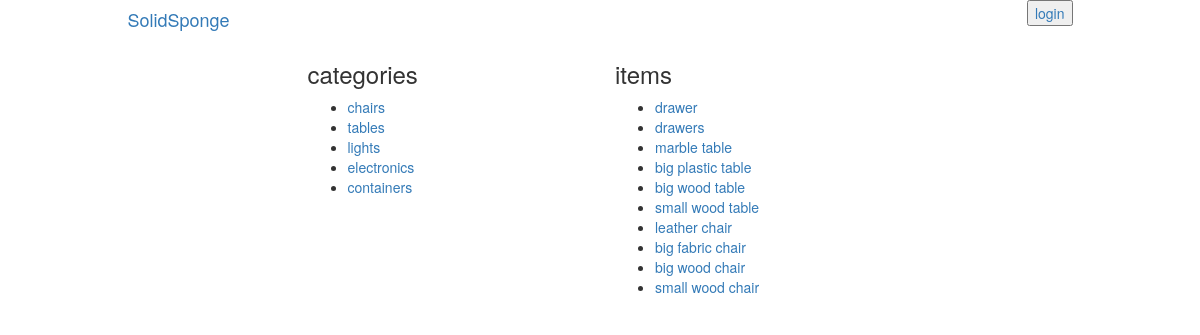
/catalog, run on the app's committed database.
### database_setup.py (models this page shows, shortened)
class Category(Base):
    __tablename__ = 'category'
    id = Column(Integer, primary_key=True)
    name = Column(String, index=True)
    user_id = Column(Integer, ForeignKey('user.id'))
    user = relationship(User)

class Item(Base):
    __tablename__ = 'item'
    id = Column(Integer, primary_key=True)
    name = Column(String, index=True)
    description = Column(String)
    category_id = Column(Integer, ForeignKey('category.id'))
    category = relationship(Category)
    user_id = Column(Integer, ForeignKey('user.id'))
    user = relationship(User)

### application.py (the view)
@app.route('/')
@app.route('/catalog')
def mainPage():
    categories = session.query(Category).all()
    items = session.query(Item).order_by(Item.id).all()
    items.reverse()
    if 'username' not in login_session:
        return render_template(
            'mainpage_r.html',
            client_id=CLIENT_ID,
            categories=categories,
            items=items)
    return render_template(
        'mainpage.html',
        client_id=CLIENT_ID,
        categories=categories,
        items=items)

### templates/mainpage_r.html
{% extends "base.html" %}
{% block content %}
{% include "header_r.html" %}
<div class="row">
	<div class="col-lg-3"></div>
	<div class="col-lg-3">
		<h3>categories</h3>
		<ul>
		{% for cate in categories %}
			<li><a href="{{url_for('categoryDetails', category_id=cate.id)}}">{{cate.name}}</a></li>
		{% endfor %}
		</ul>
	</div>
	<div class="col-lg-3">
		<h3>items</h3>
		<ul>
		{% for item in items %}
			<li><a href="{{url_for('itemDetails', category_id=item.category_id, item_id=item.id)}}">{{item.name}}</a></li>
		{% endfor %}
		</ul>
	</div>
	<div class="col-lg-3"></div>
</div>
{% endblock %}

### templates/base.html (shortened to what this page needs)
<!DOCTYPE html>
<html lang="en">
	<head>
		<link rel="stylesheet" href="//netdna.bootstrapcdn.com/bootstrap/3.1.1/css/bootstrap.min.css">
	</head>
	<body>
		<div class="container">
			{% block content %}
			{% endblock %}
	</body>
</html>

### templates/header_r.html (shortened to what this page needs)
<div class="row top-menu">
	<div class="col-lg-3">
		<a href="{{url_for('mainPage')}}"><h4>SolidSponge</h4></a>
	</div>
	<div class="col-lg-3 text-right">
		<a href="{{url_for('loginpage')}}"><button>login</button></a>
	</div>
</div>
</div>
<div class="row">
	<div class="col-lg-4"></div>
	<div class="col-lg-3">
	</div>
	<div class="col-lg-4"></div>
</div>

### data on the page
Category: name "chairs"
Category: name "tables"
Category: name "lights"
Category: name "electronics"
Category: name "containers"
Item: name "drawer"
Item: name "drawers"
Item: name "marble table"
Item: name "big plastic table"
Item: name "big wood table"
Item: name "small wood table"
Item: name "leather chair"
Item: name "big fabric chair"
Item: name "big wood chair"
Item: name "small wood chair"
